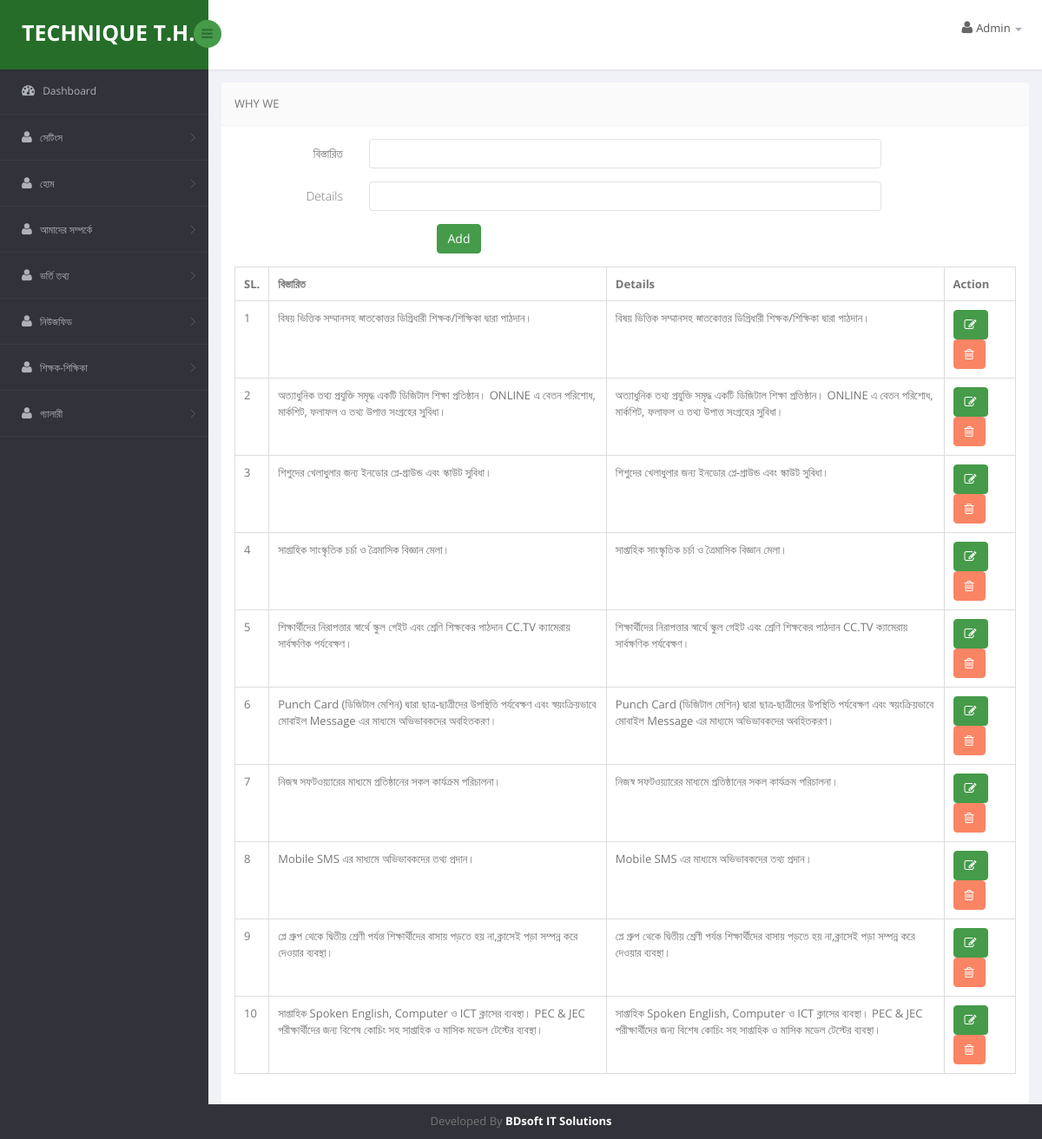
Page /technique_school/soft/home_why_we_details.php (signed in) on the committed database.
### tables this page shows
CREATE TABLE `home_why_we` (
  `home_why_we_id` int(11) NOT NULL,
  `bn_details` text NOT NULL,
  `en_details` text NOT NULL,
  `is_deleted` int(1) NOT NULL DEFAULT '0',
  `deleted_by` int(11) NOT NULL,
  `deleted_on` datetime NOT NULL,
  `created_by` int(11) NOT NULL,
  `created_on` datetime NOT NULL,
  `is_updated` int(1) NOT NULL DEFAULT '0',
  `updated_by` int(11) NOT NULL,
  `updated_on` datetime NOT NULL
);

### technique_school/soft/home_why_we_details.php (the view, shortened to what this page needs)
<?php include 'include/header.php';?>
<?php $table_heading = "Why We";?>
<?php include 'include/sidebar.php';?>
<?php include 'include/body-top.php';?>
<?php
        $tbl_name="home_why_we";
        $targetpage = "home_why_we_details.php";
        $mgs = '';
?>
    <?php
        if(isset($_GET['edit'])):
        $id = $_GET['edit'];
        $sql = "SELECT * FROM $tbl_name WHERE home_why_we_id = $id";
        $result = mysqli_fetch_array(mysqli_query($con,$sql));
    ?>
     <form class="cmxform form-horizontal " id="signupForm" method="post" action="">
     <div class="form-group " <?php if($mgs=='')echo "style='display:none;'" ?>>
            <div class=" col-md-6 col-md-offset-2 <?=$class?>"><a href="#" class="close" data-dismiss="alert" aria-label="close">×</a><?=$mgs?></div>
            <div>
                <input type="hidden" name="home_why_we_id" value="<?=$result['home_why_we_id']?>" />
            </div>
        </div>
        <div class="form-group ">
            <label for="bn_details" class="control-label col-lg-2">বিস্তারিত </label>
            <div class="col-lg-8">
                 <input type="text" class=" form-control" id="" name="bn_details"  value="<?=$result['bn_details']?>"  />
            </div>
        </div>
         <div class="form-group ">
            <label for="en_details" class="control-label col-lg-2">Details </label>
            <div class="col-lg-8">
                <input type="text" class=" form-control" id="" name="en_details"    value="<?=$result['en_details']?>"  />
            </div>
        </div>
        <div class="form-group">
            <div class="col-lg-offset-3 col-md-offset-3 col-sm-offset-3 col-xs-offset-3 col-lg-5">
              <input type="submit" class="btn btn-primary" name="update" value="Update" />
            </div>
        </div>
    </form>
    <?php
        else:
    ?>
     <form class="cmxform form-horizontal " id="signupForm" method="post" action="">
        <div class="form-group ">
            <label for="bn_details" class="control-label col-lg-2">বিস্তারিত </label>
            <div class="col-lg-8">
                <input type="text" class=" form-control" id="" name="bn_details"    />
            </div>
        </div>
         <div class="form-group ">
            <label for="en_details" class="control-label col-lg-2">Details </label>
            <div class="col-lg-8">
                  <input type="text" class=" form-control" id="" name="en_details"    />
            </div>
        </div>
       <div class="form-group">
            <div class="col-lg-offset-3 col-md-offset-3 col-sm-offset-3 col-xs-offset-3 col-lg-5">
               <input type="submit" class="btn btn-primary" name="submit" value="Add" />
            </div>
        </div>
    </form>
    <?php
        endif;
    $limit = 15;
    if(isset($_GET['page']))
    {
        $page = $_GET['page'];
    }
    else
    $page = 1;
    if($page)
        $start = ($page - 1) * $limit;
    else
        $start = 0;
    $sql = "SELECT * FROM $tbl_name  WHERE $tbl_name.is_deleted = 0
               LIMIT $start, $limit";
    $result = mysqli_query($con,$sql);
?>
    <table   class="table table-bordered table-hover dataTable col-xs-12 col-sm-12 col-md-4 col-lg-4 ">
        <tr>
            <th>SL.</th>
            <th>বিস্তারিত</th>
            <th>Details</th>
            <th>Action</th>
        </tr>
    <?php $i=$page*$limit-$limit+1; while($row = mysqli_fetch_array($result)):?>
        <tr>
            <td><?=$i++?></td>
            <td><?=$row['bn_details']?></td>
             <td><?=$row['en_details']?></td>
            <td>
                <a onclick="return confirm('Are you Sure Want to Edit?');" href="<?=$targetpage.'?edit='.$row['home_why_we_id']?>" class="btn btn-primary"><i class="fa fa-pencil-square-o" aria-hidden="true"></i></a>
                 <a onclick="return confirm('Are you Sure Want to Delete?');" href="<?=$targetpage.'?delete='.$row['home_why_we_id']?>" class="btn btn-danger"><i class="fa fa-trash-o" aria-hidden="true"></i></a>
                </td>
        </tr>
    <?php endwhile;?>
    </table>
<?php include 'include/body-bottom.php';?>
<?php include 'include/footer.php';?>

### technique_school/soft/include/header.php (shortened to what this page needs)
<!DOCTYPE html>
<html lang="en">
<head>
    <link href="../bs3/css/bootstrap.min.css" rel="stylesheet">
    <link href="../js/jquery-ui/jquery-ui-1.10.1.custom.min.css" rel="stylesheet">
    <link href="../css/bootstrap-reset.css" rel="stylesheet">
    <link href="../font-awesome/css/font-awesome.css" rel="stylesheet">
    <link href="../js/jvector-map/jquery-jvectormap-1.2.2.css" rel="stylesheet">
    <link href="../css/clndr.css" rel="stylesheet">
    <link href="../js/css3clock/css/style.css" rel="stylesheet">
    <link rel="stylesheet" href="../js/morris-chart/morris.css">
    <link href="../css/custom/style.css" rel="stylesheet">
    <link href="../css/style.css" rel="stylesheet">
    <link href="../css/style-responsive.css" rel="stylesheet" />
</head>
<body>
    <section id="container">
        <header class="header fixed-top clearfix">
            <div class="brand">
                <h1 class="logo_name">TECHNIQUE T.H.</h1>
                <div class="sidebar-toggle-box">
                    <div class="fa fa-bars"></div>
                </div>
            </div>
            <div class="top-nav clearfix">
                <ul class="nav pull-right top-menu">
                    <li class="dropdown">
                        <a data-toggle="dropdown" class="dropdown-toggle" href="#">
                            <i class="fa fa-user"></i>
                            <span class="username">Admin<span>
                            <b class="caret"></b>
                        </a>
                    </li>
                </ul>
            </div>
        </header>

### technique_school/soft/include/sidebar.php (shortened to what this page needs)
        <aside>
            <div id="sidebar" class="nav-collapse">
                <div class="leftside-navigation">
                    <ul class="sidebar-menu" id="nav-accordion">
                        <li>
                            <a href="index.php">
                                <i class="fa fa-dashboard"></i>
                                <span>Dashboard</span>
                            </a>
                        </li>
                            <li class="sub-menu">
                                <a  href="../javascript:;">
                                    <i class="fa fa-user"></i>
                                    <span>সেটিংস</span>
                                </a>
                        </li>
                            <li class="sub-menu">
                                <a  href="../javascript:;">
                                    <i class="fa fa-user"></i>
                                    <span>হোম</span>
                                </a>
                        </li>
                        <li class="sub-menu">
                                <a  href="../javascript:;">
                                    <i class="fa fa-user"></i>
                                    <span>আমাদের সম্পর্কে</span>
                                </a>
                        </li>
                         <li class="sub-menu">
                                <a  href="../javascript:;">
                                    <i class="fa fa-user"></i>
                                    <span>ভর্তি তথ্য</span>
                                </a>
                        </li>
                         <li class="sub-menu">
                                <a  href="../javascript:;">
                                    <i class="fa fa-user"></i>
                                    <span>নিউজফিড</span>
                                </a>
                        </li>
                        <li class="sub-menu">
                                <a  href="../javascript:;">
                                    <i class="fa fa-user"></i>
                                    <span>শিক্ষক-শিক্ষিকা </span>
                                </a>
                        </li>
                        <li class="sub-menu">
                                <a  href="../javascript:;">
                                    <i class="fa fa-user"></i>
                                    <span> গ্যালারী </span>
                                </a>
                        </li>
                 </ul>
            </div>
    </div>
</aside>

### technique_school/soft/include/body-top.php
<section id="main-content">
    <section class="wrapper">
        <div class="row">
            <div class="col-lg-12">
                <section class="panel">
                    <header class="panel-heading">
                        <?=$table_heading?>
                    </header>
                    <div class="panel-body">
                        <div class="form">

### technique_school/soft/include/body-bottom.php
                    </div>
                </div>
            </section>
        </div>
    </div>
</section>

### technique_school/soft/include/footer.php (shortened to what this page needs)
        <footer id="footer">
            <div class="footer_tittle text-center">
                Developed By <b style="color: white">BDsoft IT Solutions</b>
            </div>
        </footer>
    </section>
</section>
</body>
</html>

### rows in the picture
home_why_we: bn_details "বিষয় ভিত্তিক সম্মানসহ স্নাতকোত্তর ডিগ্রিধারী শিক্ষক/শিক্ষিকা দ্বারা পাঠদান।", en_details "বিষয় ভিত্তিক সম্মানসহ স্নাতকোত্তর ডিগ্রিধারী শিক্ষক/শিক্ষিকা দ্বারা পাঠদান।"
home_why_we: bn_details "অত্যাধুনিক তথ্য প্রযুক্তি সমৃদ্ধ একটি ডিজিটাল শিক্ষা প্রতিষ্ঠান। ONLINE এ বেতন পরিশোধ, মার্কশিট, ফলাফল ও তথ্য উপাত্ত সংগ্রহের সুবিধা।", en_details "অত্যাধুনিক তথ্য প্রযুক্তি সমৃদ্ধ একটি ডিজিটাল শিক্ষা প্রতিষ্ঠান। ONLINE এ বেতন পরিশোধ, মার্কশিট, ফলাফল ও তথ্য উপাত্ত সংগ্রহের সুবিধা।"
home_why_we: bn_details "শিশুদের খেলাধুলার জন্য ইনডোর প্লে-গ্রাউন্ড এবং স্কাউট সুবিধা।", en_details "শিশুদের খেলাধুলার জন্য ইনডোর প্লে-গ্রাউন্ড এবং স্কাউট সুবিধা।"
home_why_we: bn_details "সাপ্তাহিক সাংস্কৃতিক চর্চা ও ত্রৈমাসিক বিজ্ঞান মেলা।", en_details "সাপ্তাহিক সাংস্কৃতিক চর্চা ও ত্রৈমাসিক বিজ্ঞান মেলা।"
home_why_we: bn_details "শিক্ষার্থীদের নিরাপত্তার স্বার্থে স্কুল গেইট এবং শ্রেণি শিক্ষকের পাঠদান CC.TV ক্যামেরায় সার্বক্ষণিক পর্যবেক্ষণ।", en_details "শিক্ষার্থীদের নিরাপত্তার স্বার্থে স্কুল গেইট এবং শ্রেণি শিক্ষকের পাঠদান CC.TV ক্যামেরায় সার্বক্ষণিক পর্যবেক্ষণ।"
home_why_we: bn_details "Punch Card (ডিজিটাল মেশিন) দ্বারা ছাত্র-ছাত্রীদের উপস্থিতি পর্যবেক্ষণ এবং স্বয়ংক্রিয়ভাবে মোবাইল Message এর মাধ্যমে অভিভাবকদের অবহিতকরণ।", en_details "Punch Card (ডিজিটাল মেশিন) দ্বারা ছাত্র-ছাত্রীদের উপস্থিতি পর্যবেক্ষণ এবং স্বয়ংক্রিয়ভাবে মোবাইল Message এর মাধ্যমে অভিভাবকদের অবহিতকরণ।"
home_why_we: bn_details "নিজস্ব সফটওয়্যারের মাধ্যমে প্রতিষ্ঠানের সকল কার্যক্রম পরিচালনা।", en_details "নিজস্ব সফটওয়্যারের মাধ্যমে প্রতিষ্ঠানের সকল কার্যক্রম পরিচালনা।"
home_why_we: bn_details "Mobile SMS এর মাধ্যমে অভিভাবকদের তথ্য প্রদান।", en_details "Mobile SMS এর মাধ্যমে অভিভাবকদের তথ্য প্রদান।"
home_why_we: bn_details "প্লে গ্রুপ থেকে দ্বিতীয় শ্রেণী পর্যন্ত শিক্ষার্থীদের বাসায় পড়তে হয় না,ক্লাসেই পড়া সম্পন্ন করে দেওয়ার ব্যবস্থা।", en_details "প্লে গ্রুপ থেকে দ্বিতীয় শ্রেণী পর্যন্ত শিক্ষার্থীদের বাসায় পড়তে হয় না,ক্লাসেই পড়া সম্পন্ন করে দেওয়ার ব্যবস্থা।"
home_why_we: bn_details "সাপ্তাহিক Spoken English, Computer ও ICT ক্লাসের ব্যবস্থা। PEC & JEC পরীক্ষার্থীদের জন্য বিশেষ কোচিং সহ সাপ্তাহিক ও মাসিক মডেল টেস্টের ব্যবস্থা।", en_details "সাপ্তাহিক Spoken English, Computer ও ICT ক্লাসের ব্যবস্থা। PEC & JEC পরীক্ষার্থীদের জন্য বিশেষ কোচিং সহ সাপ্তাহিক ও মাসিক মডেল টেস্টের ব্যবস্থা।"

### other values in the picture
$table_heading "WHY WE"
